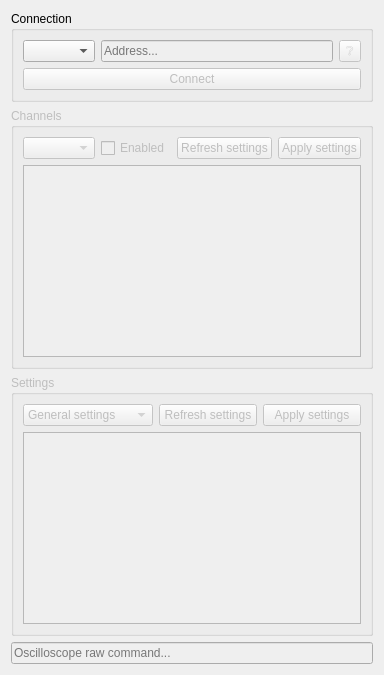
      <widget class="QWidget" name="oscilloscopeTab">
       <attribute name="title">
        <string>Oscilloscope</string>
       </attribute>
       <attribute name="toolTip">
        <string>Paramétrage de l'oscilloscope</string>
       </attribute>
       <layout class="QVBoxLayout" name="verticalLayout">
        <item>
         <widget class="QGroupBox" name="oscilloscopeConnectGroupBox">
          <property name="sizePolicy">
           <sizepolicy hsizetype="Preferred" vsizetype="Fixed">
            <horstretch>0</horstretch>
            <verstretch>0</verstretch>
           </sizepolicy>
          </property>
          <property name="title">
           <string>Connection</string>
          </property>
          <layout class="QGridLayout" name="gridLayout_3">
           <item row="0" column="1">
            <widget class="QLineEdit" name="oscilloscopeAddressLineEdit">
             <property name="enabled">
              <bool>false</bool>
             </property>
             <property name="sizePolicy">
              <sizepolicy hsizetype="Expanding" vsizetype="Preferred">
               <horstretch>0</horstretch>
               <verstretch>0</verstretch>
              </sizepolicy>
             </property>
             <property name="placeholderText">
              <string>Address...</string>
             </property>
             <property name="clearButtonEnabled">
              <bool>false</bool>
             </property>
            </widget>
           </item>
           <item row="2" column="0" colspan="3">
            <widget class="QPushButton" name="oscilloscopeConnectButton">
             <property name="enabled">
              <bool>false</bool>
             </property>
             <property name="sizePolicy">
              <sizepolicy hsizetype="Preferred" vsizetype="Preferred">
               <horstretch>0</horstretch>
               <verstretch>0</verstretch>
              </sizepolicy>
             </property>
             <property name="text">
              <string>Connect</string>
             </property>
            </widget>
           </item>
           <item row="0" column="2">
            <widget class="QToolButton" name="oscilloscopeHelpButton">
             <property name="enabled">
              <bool>false</bool>
             </property>
             <property name="sizePolicy">
              <sizepolicy hsizetype="Fixed" vsizetype="Preferred">
               <horstretch>0</horstretch>
               <verstretch>0</verstretch>
              </sizepolicy>
             </property>
             <property name="statusTip">
              <string/>
             </property>
             <property name="text">
              <string>❔</string>
             </property>
            </widget>
           </item>
           <item row="0" column="0">
            <widget class="QComboBox" name="oscilloscopeDeviceComboBox">
             <property name="sizePolicy">
              <sizepolicy hsizetype="Preferred" vsizetype="Preferred">
               <horstretch>0</horstretch>
               <verstretch>0</verstretch>
              </sizepolicy>
             </property>
             <property name="placeholderText">
              <string>Device</string>
             </property>
            </widget>
           </item>
          </layout>
         </widget>
        </item>
        <item>
         <widget class="QGroupBox" name="oscilloscopeChannelsGroupBox">
          <property name="enabled">
           <bool>false</bool>
          </property>
          <property name="sizePolicy">
           <sizepolicy hsizetype="Preferred" vsizetype="Preferred">
            <horstretch>0</horstretch>
            <verstretch>0</verstretch>
           </sizepolicy>
          </property>
          <property name="title">
           <string>Channels</string>
          </property>
          <layout class="QGridLayout" name="gridLayout_4">
           <item row="2" column="0" colspan="5">
            <widget class="QPlainTextEdit" name="oscilloscopeChannelsTextEdit">
             <property name="frameShape">
              <enum>QFrame::Shape::StyledPanel</enum>
             </property>
            </widget>
           </item>
           <item row="0" column="4">
            <widget class="QPushButton" name="oscilloscopeChannelsApplyButton">
             <property name="text">
              <string>Apply settings</string>
             </property>
            </widget>
           </item>
           <item row="0" column="0" colspan="2">
            <widget class="QComboBox" name="oscilloscopeChannelsComboBox"/>
           </item>
           <item row="0" column="3">
            <widget class="QPushButton" name="oscilloscopeChannelsGetButton">
             <property name="text">
              <string>Refresh settings</string>
             </property>
            </widget>
           </item>
           <item row="0" column="2">
            <widget class="QCheckBox" name="oscilloscopeChannelsCheckBox">
             <property name="sizePolicy">
              <sizepolicy hsizetype="Maximum" vsizetype="Fixed">
               <horstretch>0</horstretch>
               <verstretch>0</verstretch>
              </sizepolicy>
             </property>
             <property name="text">
              <string>Enabled</string>
             </property>
            </widget>
           </item>
          </layout>
         </widget>
        </item>
        <item>
         <widget class="QGroupBox" name="oscilloscopeSettingsGroupBox">
          <property name="enabled">
           <bool>false</bool>
          </property>
          <property name="sizePolicy">
           <sizepolicy hsizetype="Preferred" vsizetype="Preferred">
            <horstretch>0</horstretch>
            <verstretch>0</verstretch>
           </sizepolicy>
          </property>
          <property name="title">
           <string>Settings</string>
          </property>
          <layout class="QGridLayout" name="gridLayout_7">
           <item row="3" column="0">
            <widget class="QComboBox" name="oscilloscopeSettingsComboBox">
             <item>
              <property name="text">
               <string>General settings</string>
              </property>
             </item>
             <item>
              <property name="text">
               <string>Trigger settings</string>
              </property>
             </item>
             <item>
              <property name="text">
               <string>Waveform settings</string>
              </property>
             </item>
            </widget>
           </item>
           <item row="3" column="1">
            <widget class="QPushButton" name="oscilloscopeSettingsGetButton">
             <property name="text">
              <string>Refresh settings</string>
             </property>
            </widget>
           </item>
           <item row="3" column="2">
            <widget class="QPushButton" name="oscilloscopeSettingsApplyButton">
             <property name="text">
              <string>Apply settings</string>
             </property>
            </widget>
           </item>
           <item row="4" column="0" colspan="3">
            <widget class="QPlainTextEdit" name="oscilloscopeSettingsTextEdit"/>
           </item>
          </layout>
         </widget>
        </item>
        <item>
         <widget class="QLineEdit" name="oscilloscopeCmdLineEdit">
          <property name="enabled">
           <bool>false</bool>
          </property>
          <property name="placeholderText">
           <string>Oscilloscope raw command...</string>
          </property>
          <property name="clearButtonEnabled">
           <bool>true</bool>
          </property>
         </widget>
        </item>
       </layout>
      </widget>
